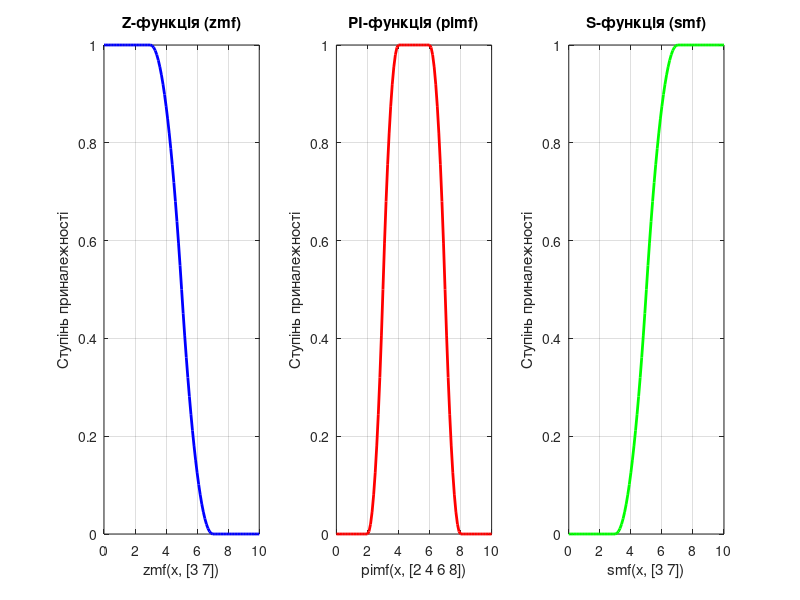

Here is the MATLAB script that generated this plot:
% Завдання 5. Поліноміальні функції приналежності (Z, PI, S)

x = 0:0.1:10;

% --- Z-функція (відкрита зліва) ---
subplot(1, 3, 1);
y_zmf = zmf(x, [3 7]);
plot(x, y_zmf, 'b', 'LineWidth', 2);
xlabel('zmf(x, [3 7])');
ylabel('Ступінь приналежності');
title('Z-функція (zmf)');
grid on;

% --- PI-функція ---
subplot(1, 3, 2);
y_pimf = pimf(x, [2 4 6 8]);
plot(x, y_pimf, 'r', 'LineWidth', 2);
xlabel('pimf(x, [2 4 6 8])');
ylabel('Ступінь приналежності');
title('PI-функція (pimf)');
grid on;

% --- S-функція (дзеркало Z-функції) ---
subplot(1, 3, 3);
y_smf = smf(x, [3 7]);
plot(x, y_smf, 'g', 'LineWidth', 2);
xlabel('smf(x, [3 7])');
ylabel('Ступінь приналежності');
title('S-функція (smf)');
grid on;
